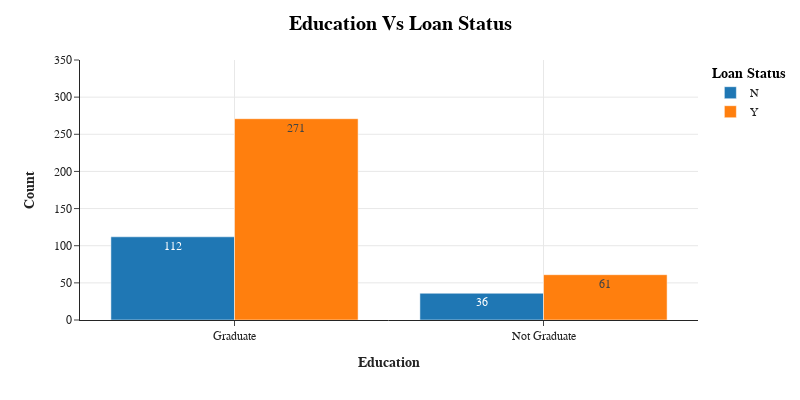
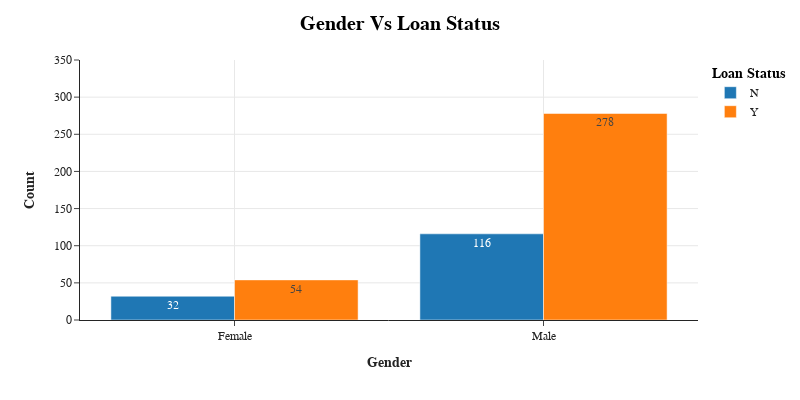
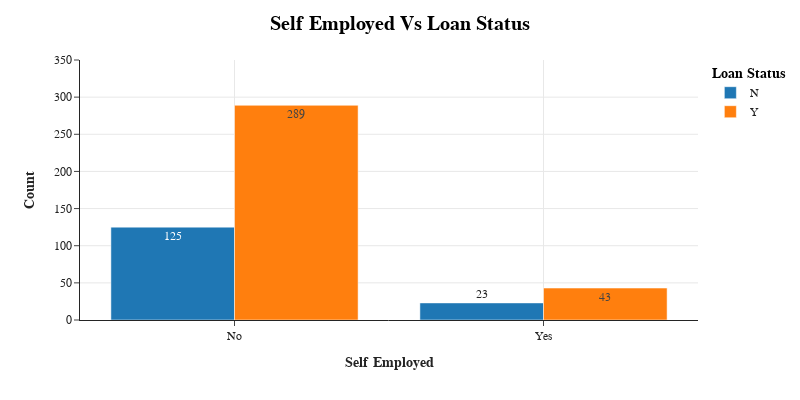
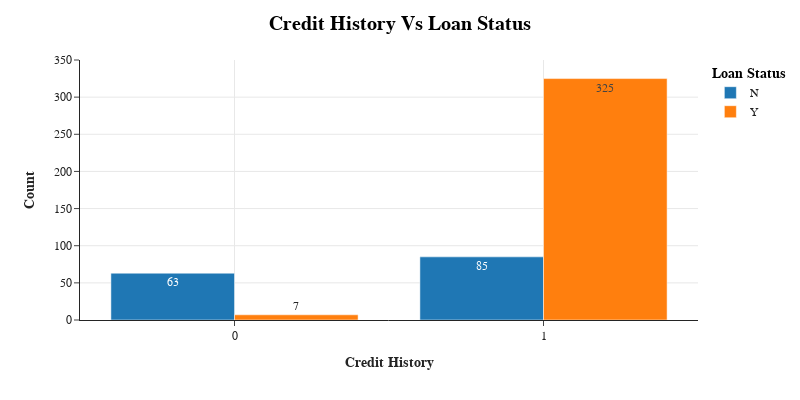

The code cell stored with these charts, in order, in its notebook:
### Code cell
Education_loan_data=data[['Education', 'Loan_Status']].groupby(['Education', 'Loan_Status']).agg(Count = ('Loan_Status','count')).reset_index()
Gender_loan_data=data[['Gender', 'Loan_Status']].groupby(['Gender', 'Loan_Status']).agg(Count = ('Loan_Status','count')).reset_index()
Self_Employed_loan_data=data[['Self_Employed', 'Loan_Status']].groupby(['Self_Employed', 'Loan_Status']).agg(Count = ('Loan_Status','count')).reset_index()
Credit_History_loan_data=data[['Credit_History', 'Loan_Status']].groupby(['Credit_History', 'Loan_Status']).agg(Count = ('Loan_Status','count')).reset_index()


for col in ['Education','Gender','Self_Employed','Credit_History']:
  print('\n\n')
  df=col+'_loan_data'
  df = pd.DataFrame(eval(df))
  tricolor = ['#1f77b4', '#ff7f0e', '#f37736']
  col_label = col.replace("_", " " )
  fig1=px.bar(data_frame=df, x=col, y='Count', color='Loan_Status', barmode='group', color_discrete_sequence=tricolor, text_auto=True, template='simple_white')

  fig1.update_layout(yaxis_range=[0,350])  
  fig1.update_yaxes(showgrid=True)
  fig1.update_xaxes(showgrid=True)   
    
  fig1.update_layout(height=400,width=800,
      title=f'<b>{col_label} Vs Loan Status</b>',
      font_family="Times New Roman",
      title_font_family="Times New Roman",
      title_font_color="#000000",
      title_font_size=20,
      title_xanchor="center",
      title_x=0.5,
      xaxis_title=f"<b>{col_label}</b>",
      yaxis_title="<b>Count</b>",
      legend_title='<b>Loan Status</b>',
      legend_title_font_color="#000000",
      plot_bgcolor ='#ffffff'
  )


  fig1.show()
    
# We see that features Gender, Education and Self_Employed do not have significant impact on the Loan Status. 
# However, Credit history has a significant impact on the approval status of a loan.

### Figure 1 — Plotly figure (JSON) as saved in the notebook; plotly's stock layout.template omitted (floating-point values rounded to 4 significant figures)
{"data": [{"alignmentgroup": "True", "hovertemplate": "Loan_Status=N<br>Education=%{x}<br>Count=%{y}<extra></extra>", "legendgroup": "N", "marker": {"color": "#1f77b4", "pattern": {"shape": ""}}, "name": "N", "offsetgroup": "N", "orientation": "v", "showlegend": true, "textposition": "auto", "texttemplate": "%{y}", "type": "bar", "x": ["Graduate", "Not Graduate"], "xaxis": "x", "y": [112, 36], "yaxis": "y"}, {"alignmentgroup": "True", "hovertemplate": "Loan_Status=Y<br>Education=%{x}<br>Count=%{y}<extra></extra>", "legendgroup": "Y", "marker": {"color": "#ff7f0e", "pattern": {"shape": ""}}, "name": "Y", "offsetgroup": "Y", "orientation": "v", "showlegend": true, "textposition": "auto", "texttemplate": "%{y}", "type": "bar", "x": ["Graduate", "Not Graduate"], "xaxis": "x", "y": [271, 61], "yaxis": "y"}], "layout": {"barmode": "group", "font": {"family": "Times New Roman"}, "height": 400, "legend": {"title": {"font": {"color": "#000000"}, "text": "<b>Loan Status</b>"}, "tracegroupgap": 0}, "margin": {"t": 60}, "plot_bgcolor": "#ffffff", "title": {"font": {"color": "#000000", "family": "Times New Roman", "size": 20}, "text": "<b>Education Vs Loan Status</b>", "x": 0.5, "xanchor": "center"}, "width": 800, "xaxis": {"anchor": "y", "domain": [0, 1], "showgrid": true, "title": {"text": "<b>Education</b>"}}, "yaxis": {"anchor": "x", "domain": [0, 1], "range": [0, 350], "showgrid": true, "title": {"text": "<b>Count</b>"}}}}

### Figure 2 — Plotly figure (JSON) as saved in the notebook; plotly's stock layout.template omitted (floating-point values rounded to 4 significant figures)
{"data": [{"alignmentgroup": "True", "hovertemplate": "Loan_Status=N<br>Gender=%{x}<br>Count=%{y}<extra></extra>", "legendgroup": "N", "marker": {"color": "#1f77b4", "pattern": {"shape": ""}}, "name": "N", "offsetgroup": "N", "orientation": "v", "showlegend": true, "textposition": "auto", "texttemplate": "%{y}", "type": "bar", "x": ["Female", "Male"], "xaxis": "x", "y": [32, 116], "yaxis": "y"}, {"alignmentgroup": "True", "hovertemplate": "Loan_Status=Y<br>Gender=%{x}<br>Count=%{y}<extra></extra>", "legendgroup": "Y", "marker": {"color": "#ff7f0e", "pattern": {"shape": ""}}, "name": "Y", "offsetgroup": "Y", "orientation": "v", "showlegend": true, "textposition": "auto", "texttemplate": "%{y}", "type": "bar", "x": ["Female", "Male"], "xaxis": "x", "y": [54, 278], "yaxis": "y"}], "layout": {"barmode": "group", "font": {"family": "Times New Roman"}, "height": 400, "legend": {"title": {"font": {"color": "#000000"}, "text": "<b>Loan Status</b>"}, "tracegroupgap": 0}, "margin": {"t": 60}, "plot_bgcolor": "#ffffff", "title": {"font": {"color": "#000000", "family": "Times New Roman", "size": 20}, "text": "<b>Gender Vs Loan Status</b>", "x": 0.5, "xanchor": "center"}, "width": 800, "xaxis": {"anchor": "y", "domain": [0, 1], "showgrid": true, "title": {"text": "<b>Gender</b>"}}, "yaxis": {"anchor": "x", "domain": [0, 1], "range": [0, 350], "showgrid": true, "title": {"text": "<b>Count</b>"}}}}

### Figure 3 — Plotly figure (JSON) as saved in the notebook; plotly's stock layout.template omitted (floating-point values rounded to 4 significant figures)
{"data": [{"alignmentgroup": "True", "hovertemplate": "Loan_Status=N<br>Self_Employed=%{x}<br>Count=%{y}<extra></extra>", "legendgroup": "N", "marker": {"color": "#1f77b4", "pattern": {"shape": ""}}, "name": "N", "offsetgroup": "N", "orientation": "v", "showlegend": true, "textposition": "auto", "texttemplate": "%{y}", "type": "bar", "x": ["No", "Yes"], "xaxis": "x", "y": [125, 23], "yaxis": "y"}, {"alignmentgroup": "True", "hovertemplate": "Loan_Status=Y<br>Self_Employed=%{x}<br>Count=%{y}<extra></extra>", "legendgroup": "Y", "marker": {"color": "#ff7f0e", "pattern": {"shape": ""}}, "name": "Y", "offsetgroup": "Y", "orientation": "v", "showlegend": true, "textposition": "auto", "texttemplate": "%{y}", "type": "bar", "x": ["No", "Yes"], "xaxis": "x", "y": [289, 43], "yaxis": "y"}], "layout": {"barmode": "group", "font": {"family": "Times New Roman"}, "height": 400, "legend": {"title": {"font": {"color": "#000000"}, "text": "<b>Loan Status</b>"}, "tracegroupgap": 0}, "margin": {"t": 60}, "plot_bgcolor": "#ffffff", "title": {"font": {"color": "#000000", "family": "Times New Roman", "size": 20}, "text": "<b>Self Employed Vs Loan Status</b>", "x": 0.5, "xanchor": "center"}, "width": 800, "xaxis": {"anchor": "y", "domain": [0, 1], "showgrid": true, "title": {"text": "<b>Self Employed</b>"}}, "yaxis": {"anchor": "x", "domain": [0, 1], "range": [0, 350], "showgrid": true, "title": {"text": "<b>Count</b>"}}}}

### Figure 4 — Plotly figure (JSON) as saved in the notebook; plotly's stock layout.template omitted (floating-point values rounded to 4 significant figures)
{"data": [{"alignmentgroup": "True", "hovertemplate": "Loan_Status=N<br>Credit_History=%{x}<br>Count=%{y}<extra></extra>", "legendgroup": "N", "marker": {"color": "#1f77b4", "pattern": {"shape": ""}}, "name": "N", "offsetgroup": "N", "orientation": "v", "showlegend": true, "textposition": "auto", "texttemplate": "%{y}", "type": "bar", "x": [0, 1], "xaxis": "x", "y": [63, 85], "yaxis": "y"}, {"alignmentgroup": "True", "hovertemplate": "Loan_Status=Y<br>Credit_History=%{x}<br>Count=%{y}<extra></extra>", "legendgroup": "Y", "marker": {"color": "#ff7f0e", "pattern": {"shape": ""}}, "name": "Y", "offsetgroup": "Y", "orientation": "v", "showlegend": true, "textposition": "auto", "texttemplate": "%{y}", "type": "bar", "x": [0, 1], "xaxis": "x", "y": [7, 325], "yaxis": "y"}], "layout": {"barmode": "group", "font": {"family": "Times New Roman"}, "height": 400, "legend": {"title": {"font": {"color": "#000000"}, "text": "<b>Loan Status</b>"}, "tracegroupgap": 0}, "margin": {"t": 60}, "plot_bgcolor": "#ffffff", "title": {"font": {"color": "#000000", "family": "Times New Roman", "size": 20}, "text": "<b>Credit History Vs Loan Status</b>", "x": 0.5, "xanchor": "center"}, "width": 800, "xaxis": {"anchor": "y", "domain": [0, 1], "showgrid": true, "title": {"text": "<b>Credit History</b>"}}, "yaxis": {"anchor": "x", "domain": [0, 1], "range": [0, 350], "showgrid": true, "title": {"text": "<b>Count</b>"}}}}
